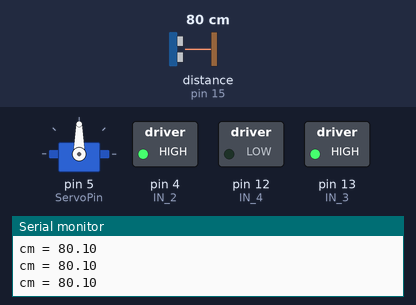
Recording of a sketch running on a simulated Arduino Uno, built with avr-gcc and run on an emulated ATmega328P. On the bench: servo, switched loads named in the sketch (green lamp = pin HIGH), the last lines printed to the serial monitor. Wiring (inferred from the names in the program): ultrasonic range finder: trigger pin 2; echo pin 15. Dashed ring = blinking. The test bench sets the inputs (shaded band); at power-on: distance to the obstacle (sensor on pin 15) 80 cm. The echo pulse lasts 58.3 µs per cm; pins used as bus, display or sensor lines are not drawn.

Above: at 1.2 s.
1.3 s: distance to the obstacle (sensor on pin 15) set to 2 cm
At 2.17 s:
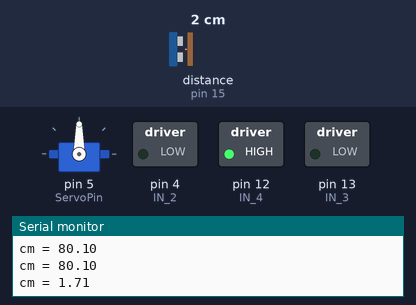
4.3 s: distance to the obstacle (sensor on pin 15) set to 250 cm
At 4.83 s:
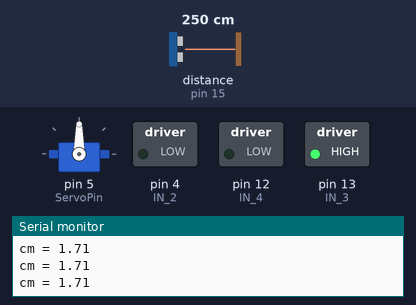
7.3 s: distance to the obstacle (sensor on pin 15) set to 4 cm
At 7.41 s:
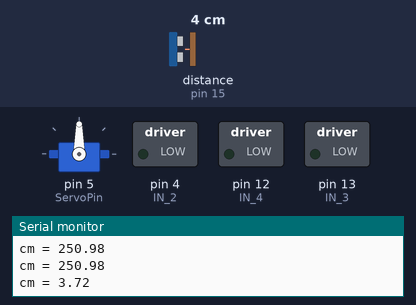
10.3 s: distance to the obstacle (sensor on pin 15) set to 18 cm
At 11.72 s:
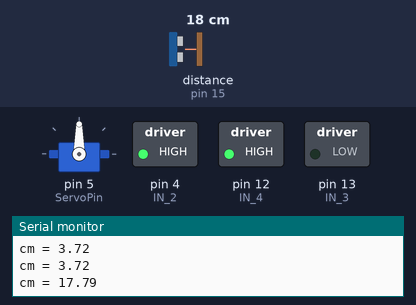
Timing chart, 0 to 14.3 s (numbered marks = the images above; inputs shaded):
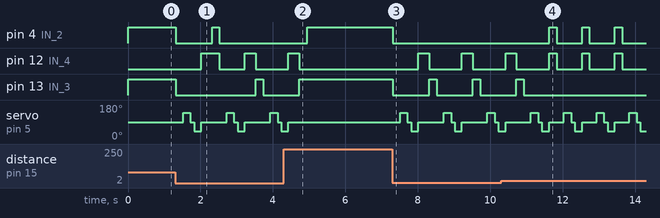

The sketch:

Obstacle_avoidance.ino
```cpp
#define Trig 2   //GPIO2  (D9)
#define Echo 15  //GPIO15 (D10)
float distance;
float cm;

#define IN_1  0            // L9110S A-1A motors Left       GPIO0 (D8)
#define IN_2  4            // L9110S A-1B motors Left       GPIO4 (D4)
#define IN_3  13           // L9110S B-1A motors Right      GPIO13(D7)
#define IN_4  12           // L9110S B-2A motors Right      GPIO12(D6)
int speedCar = 180;

#include <Servo.h>
#define ServoPin 5  // ServoPin Input pin         GPIO5(D3)
float leftDis;
float rightDis;
Servo myservo;  // create servo object to control a servo

//Program initialization
void setup() {
  Serial.begin(9600);
  pinMode(IN_1, OUTPUT);
  pinMode(IN_2, OUTPUT);
  pinMode(IN_3, OUTPUT);
  pinMode(IN_4, OUTPUT);
  // Define ultrasonic sensor pins
  pinMode(Trig, OUTPUT);
  pinMode(Echo, INPUT);
  // attaches the servo on GPIO5 to the servo object
  myservo.attach(ServoPin, 700, 2400);
  myservo.write(90);
  Stop();
}

//Principal function
void loop() {
  avoidance(20);  //In brackets is the obstacle avoidance distance in cm
}

/*
Function: obtain ultrasonic sensor ranging data
Parameters: Trig, Echo
Parameter description: sensor connected to the motherboard pin port 9,10
Trig -------> pin 9
Echo -------> pin 10
*/

float GetDistance() {
  digitalWrite(Trig, LOW);
  delayMicroseconds(2);
  digitalWrite(Trig, HIGH);
  delayMicroseconds(10);
  digitalWrite(Trig, LOW);
  distance = pulseIn(Echo, HIGH) / 58.00;
  return distance;  //Return distance
}

void Forward() {
  digitalWrite(IN_1, LOW);
  analogWrite(IN_2, speedCar + 10);
  analogWrite(IN_3, speedCar);
  digitalWrite(IN_4, LOW);
}

void Backward() {
  analogWrite(IN_1, speedCar);
  digitalWrite(IN_2, LOW);
  digitalWrite(IN_3, LOW);
  analogWrite(IN_4, speedCar);
}

void TurnLeft() {
  analogWrite(IN_1, speedCar);
  digitalWrite(IN_2, LOW);
  analogWrite(IN_3, speedCar);
  digitalWrite(IN_4, LOW);
}

void TurnRight() {
  digitalWrite(IN_1, LOW);
  analogWrite(IN_2, speedCar);
  digitalWrite(IN_3, LOW);
  analogWrite(IN_4, speedCar);
}

void Stop() {
  digitalWrite(IN_1, LOW);
  digitalWrite(IN_2, LOW);
  digitalWrite(IN_3, LOW);
  digitalWrite(IN_4, LOW);
}

/*
* Function: Obstacle avoidance
* Parameter: set_dis sets the obstacle avoidance distance
*/
void avoidance(int set_dis) {
  myservo.write(90);  //Steering engine back to center
  //Obtain the distance between the cart and the obstacle and store it in cm
  cm = GetDistance();
  Serial.print("cm = ");
  Serial.println(cm);
  if (cm <= set_dis) {
    Stop();                   //Stop the car
    delay(200);
    myservo.write(140);
    leftDis = GetDistance();  // Measure the distance between the left obstacle and the car, and store the measurement data in leftDis
    delay(200);
    myservo.write(90);
    delay(100);
    myservo.write(40);
    rightDis = GetDistance();  // Record the range data on the right side of the trolley
    delay(200);
    myservo.write(90);

    //The right is more distant from the obstacle than the Left
    if (leftDis < rightDis) {
      if (rightDis < 10) {
        Backward();
        delay(300);
        TurnRight();
        delay(200);
      } else {
        TurnRight();
        delay(200);
      }
    }
    //The left is more distant from the obstacle than the Right
    else if (leftDis > rightDis) {
      if (leftDis < 10) {
        Backward();
        delay(300);
        TurnLeft();
        delay(200);
      } else {
        TurnLeft();
        delay(200);
      }
    }
  } else {
    Forward();
  }
}
```

Measured:
- after the input at 1.3 s, pin 4 (IN_2): HIGH → LOW at once, → HIGH 1.0 s later, → LOW 0.20 s later; pin 12 (IN_4): LOW → HIGH after 0.72 s, → LOW 0.50 s later, → HIGH 0.70 s later, → LOW 0.30 s later
- after the input at 4.3 s, pin 4 (IN_2): LOW → HIGH after 0.65 s; pin 12 (IN_4): goes on until 4.7 s, then stays LOW; pin 13 (IN_3): goes on until 4.7 s, then stays HIGH; servo on pin 5 (ServoPin): goes on until 4.4 s, then stays 90°
- after the input at 7.3 s, pin 4 (IN_2): HIGH → LOW at once; pin 12 (IN_4): alternates HIGH for 0.30 s and LOW for 0.90 s, starting after 0.72 s; pin 13 (IN_3): alternates HIGH for 0.20 s and LOW for 1.0 s, starting at once; servo on pin 5 (ServoPin): 90° → 140° after 0.21 s, then repeats every 1.2 s: 90° 0.10 s, 40° 0.20 s, 90° 0.70 s, 140° 0.20 s
- after the input at 10.3 s, pin 4 (IN_2): alternates HIGH for 0.20 s and LOW for 0.70 s, starting after 1.3 s; pin 13 (IN_3): goes on until 10.9 s, then stays LOW
